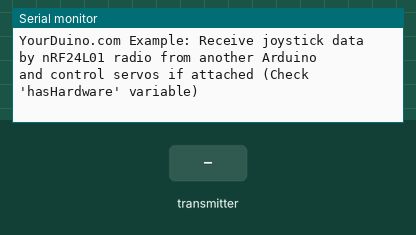
This sketch was run on a simulated Arduino Uno, built with avr-gcc and run on an emulated ATmega328P. Shown: the last lines printed to the serial monitor. The inputs (shaded band) are chosen by the test bench. No radio packets arrive unless stated.

Above: at 1.2 s.
1.3 s: the transmitter starts sending _micros = 0
At 1.37 s:
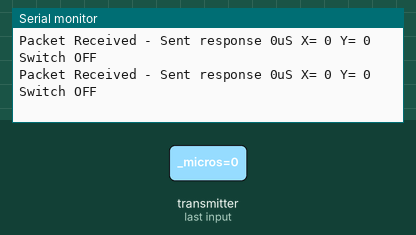
3.2 s: the transmitter starts sending switchOn = 1
At 3.27 s:
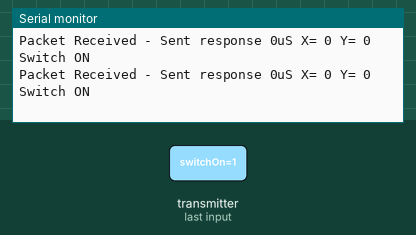
5.1 s: the transmitter starts sending Xposition = 256
At 5.17 s:
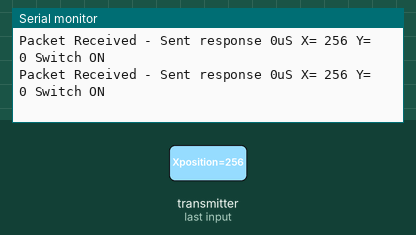
6.6 s: the transmitter starts sending Yposition = 256
At 6.67 s:
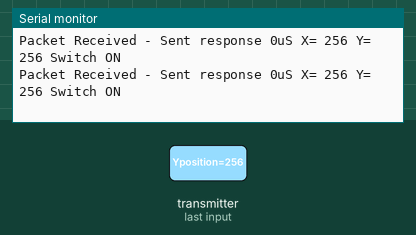
8.1 s: the transmitter starts sending _micros = 1023
At 8.17 s:
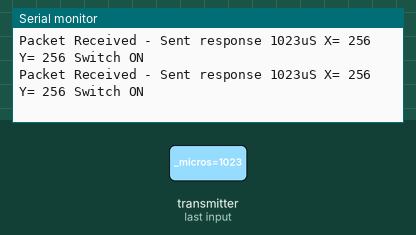
11.1 s: the transmitter starts sending Xposition = 512
At 11.11 s:
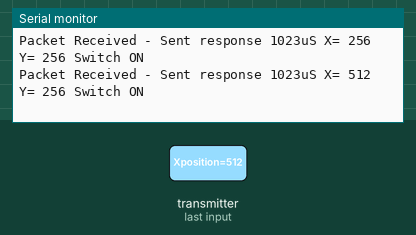
Timing chart, 0 to 14.1 s (numbered marks = the images above; inputs shaded):
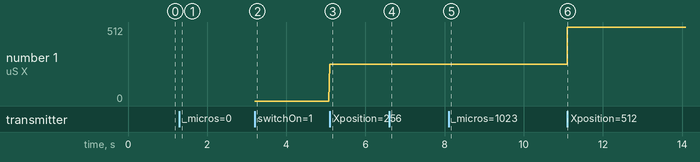

The sketch:

sketch_mar11a_RFReceiver.ino
```cpp
/* YourDuinoStarter Example: nRF24L01 Radio remote control of servos by joystick
  - WHAT IT DOES
   Joystick on other Arduino communicates by nRF25L01 Radio to
   this Arduino with 2 pan-tilt servos
   SEE: The variable 'hasHardware'. You can test without servos and later set hasHardware = true;
        You NEED separate Servo power, not USB. YourDuino RoboRED has built in 2A power for servos
  - SEE the comments after "//" on each line below
  - CONNECTIONS:
   - nRF24L01 Radio Module: See http://arduino-info.wikispaces.com/Nrf24L01-2.4GHz-HowTo
   1 - GND
   2 - VCC 3.3V !!! NOT 5V
   3 - CE to Arduino pin 7
   4 - CSN to Arduino pin 8
   5 - SCK to Arduino pin 13
   6 - MOSI to Arduino pin 11
   7 - MISO to Arduino pin 12
   8 - UNUSED

  - V2.12 02/08/2016
   - Uses the RF24 Library by TMRH20 and Maniacbug: https://github.com/TMRh20/RF24 (Download ZIP)
   Questions: terry@yourduino.com */

/*-----( Import needed libraries )-----*/
#include <SPI.h>   // Comes with Arduino IDE
#include "RF24.h"  // Download and Install (See above)
#include "printf.h" // Needed for "printDetails" Takes up some memory
// NEED the SoftwareServo library installed
// http://playground.arduino.cc/uploads/ComponentLib/SoftwareServo.zip
//#include <SoftwareServo.h>  // Regular Servo library creates timer conflict!
/*-----( Declare Constants and Pin Numbers )-----*/
#define  CE_PIN  7   // The pins to be used for CE and SN
#define  CSN_PIN 8

//#define ServoHorizontalPIN 3   //Pin Numbers for servos and laser/LED
//#define ServoVerticalPIN   5
//#define LaserPIN           6

//#define ServoMIN_H  30  // Don't go to very end of servo travel
//#define ServoMAX_H  150 // which may not be all the way from 0 to 180.
//#define ServoMIN_V  30  // Don't go to very end of servo travel
//#define ServoMAX_V  150 // which may not be all the way from 0 to 180

/*-----( Declare objects )-----*/
/* Hardware configuration: Set up nRF24L01 radio on SPI bus plus (usually) pins 7 & 8 (Can be changed) */
RF24 radio(CE_PIN, CSN_PIN);

//SoftwareServo HorizontalServo;
//SoftwareServo VerticalServo;  // create servo objects to control servos

/*-----( Declare Variables )-----*/
byte addresses[][6] = {"1Node", "2Node"}; // These will be the names of the "Pipes"

// Allows testing of radios and code without servo hardware. Set 'true' when servos connected
boolean hasHardware = false;  // Allows testing of radios and code without Joystick hardware.
//boolean hasHardware = true;

int HorizontalJoystickReceived; // Variable to store received Joystick values
int HorizontalServoPosition;    // variable to store the servo position

int VerticalJoystickReceived;   // Variable to store received Joystick values
int VerticalServoPosition;      // variable to store the servo positio

/**
  Create a data structure for transmitting and receiving data
  This allows many variables to be easily sent and received in a single transmission
  See http://www.cplusplus.com/doc/tutorial/structures/
*/
struct dataStruct {
  unsigned long _micros;  // to save response times
  int Xposition;          // The Joystick position values
  int Yposition;
  bool switchOn;          // The Joystick push-down switch
} myData;                 // This can be accessed in the form:  myData.Xposition  etc.


void setup()   /****** SETUP: RUNS ONCE ******/
{
  Serial.begin(115200);   // MUST reset the Serial Monitor to 115200 (lower right of window )
  // NOTE: The "F" in the print statements means "unchangable data; save in Flash Memory to conserve SRAM"
  Serial.println(F("YourDuino.com Example: Receive joystick data by nRF24L01 radio from another Arduino"));
  Serial.println(F("and control servos if attached (Check 'hasHardware' variable)"));
  printf_begin(); // Needed for "printDetails" Takes up some memory
  /*-----( Set up servos )-----*/
  if (hasHardware)
  {
    //HorizontalServo.attach(ServoHorizontalPIN);  // attaches the servo to the servo object
    //VerticalServo.attach(ServoVerticalPIN);
  }

  radio.begin();          // Initialize the nRF24L01 Radio
  radio.setChannel(108);  // 2.508 Ghz - Above most Wifi Channels
  radio.setDataRate(RF24_250KBPS); // Fast enough.. Better range

  // Set the Power Amplifier Level low to prevent power supply related issues since this is a
  // getting_started sketch, and the likelihood of close proximity of the devices. RF24_PA_MAX is default.
  // PALevelcan be one of four levels: RF24_PA_MIN, RF24_PA_LOW, RF24_PA_HIGH and RF24_PA_MAX
  radio.setPALevel(RF24_PA_LOW);
  //   radio.setPALevel(RF24_PA_MAX);

  // Open a writing and reading pipe on each radio, with opposite addresses
  radio.openWritingPipe(addresses[1]);
  radio.openReadingPipe(1, addresses[0]);

  // Start the radio listening for data
  radio.startListening();
  radio.printDetails(); //Uncomment to show LOTS of debugging information
}//--(end setup )---


void loop()   /****** LOOP: RUNS CONSTANTLY ******/
{
  radio.startListening();
  if ( radio.available())
  {

    while (radio.available())   // While there is data ready to be retrieved from the receive pipe
    {
      radio.read( &myData, sizeof(myData) );             // Get the data
    }

    radio.stopListening();                               // First, stop listening so we can transmit
    radio.write( &myData, sizeof(myData) );              // Send the received data back.
    radio.startListening();                              // Now, resume listening so we catch the next packets.

    Serial.print(F("Packet Received - Sent response "));  // Print the received packet data
    Serial.print(myData._micros);
    Serial.print(F("uS X= "));
    Serial.print(myData.Xposition);
    Serial.print(F(" Y= "));
    Serial.print(myData.Yposition);
    if ( myData.switchOn == 1)
    {
      Serial.println(F(" Switch ON"));
    }
    else
    {
      Serial.println(F(" Switch OFF"));
    }

  } // END radio available

  if (hasHardware)
  {
    /*-----( Calculate servo position values, send to the servos )-----*/
    //SoftwareServo::refresh();//refreshes servo to keep them updating
    //HorizontalJoystickReceived  = myData.Xposition;  // Get the values received
    //VerticalJoystickReceived    = myData.Yposition;

    // scale it to use it with the servo (value between MIN and MAX)
    //HorizontalServoPosition  = map(HorizontalJoystickReceived, 0, 1023, ServoMIN_H , ServoMAX_H);
    //VerticalServoPosition    = map(VerticalJoystickReceived,   0, 1023, ServoMIN_V , ServoMAX_V);

    // tell servos to go to position
    //HorizontalServo.write(HorizontalServoPosition);
    //VerticalServo.write(VerticalServoPosition);
  } // END hasHardware
}//--(end main loop )---

/*-----( Declare User-written Functions )-----*/

// NONE YET
//*********( THE END )***********
```

Measured:
- after the input at 1.3 s, the serial monitor: prints a new line at once (image 1)
- after the input at 3.2 s, the serial monitor: prints a new line at once (image 2)
- after the input at 5.1 s, the serial monitor: prints a new line at once (image 3)
- after the input at 6.6 s, the serial monitor: prints a new line at once (image 4)
- after the input at 8.1 s, the serial monitor: prints a new line at once (image 5)
- after the input at 11.1 s, the serial monitor: prints a new line at once (image 6)
- plotted number 1: 0 → 256 after the input at 5.1 s, 256 → 512 after the input at 11.1 s
